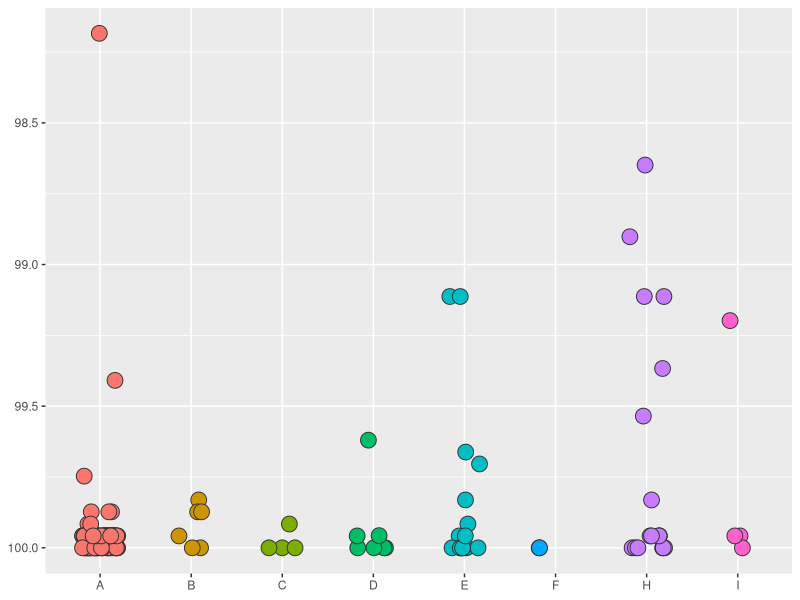

The R script that drew this image:
library(ggplot2)

tb <- read.table("sra-vs-ncbi.txt",sep=' ',header=T,col.names=c("X1","X2","X3"))

tb[,1] <- as.factor(tb[,1])
tb[,2] <- as.factor(tb[,2])

tb2 <- as.data.frame(tb)

p1 = ggplot(tb2, aes(x=X2, y=X3)) +
     geom_point(aes(fill=X2), size=5, shape=21, colour="grey20",
                position=position_jitter(width=0.2, height=0.00)) +
                                        scale_y_continuous(trans = "reverse")

dev.new()

plot(p1 + theme(legend.position = "none",axis.title.x=element_blank(),axis.title.y=element_blank()))

